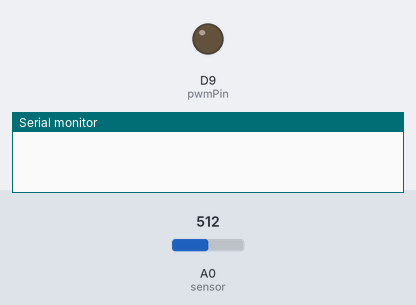
Recording of a sketch running on a simulated Arduino Zero (SAMD21). Shown: output pins drawn as LEDs (lit = HIGH), the last lines printed to the serial monitor. Inputs (shaded band) come from the test bench; at power-on: A0 (sensor) = 512 (analog values on the 0–1023 scale).

Above: at 0.23 s.
At 39.1 s:
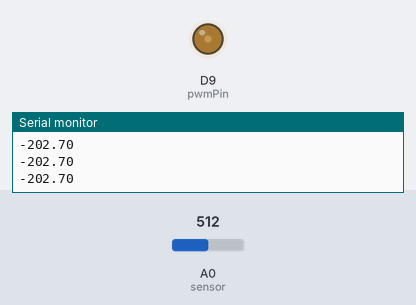
Timing chart, 0 to 40.0 s (numbered marks = the images above):
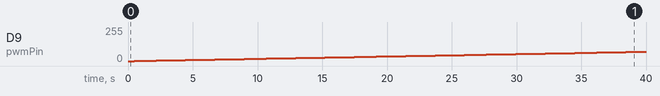

Measured:
- by itself, D9 (pwmPin): moves from 0/255 to 70/255 over 39.1 s

The sketch:

ACS712_TEST02.ino
```cpp
int pwmPin = 9;

void setup() {
  Serial.begin(9600); //Start Serial Monitor to display current read value on Serial monitor
  pinMode(pwmPin, OUTPUT);
  analogReadResolution(14);
}

int icnt=0;
void loop() {
unsigned int x=0;
float AcsValue=0.0,Samples=0.0,AvgAcs=0.0,AcsValueF=0.0;

  for (int x = 0; x < 150; x++){ //Get 150 samples
  AcsValue = analogRead(A0);     //Read current sensor values
  Samples = Samples + AcsValue;  //Add samples together
  delay (3); // let ADC settle before next sample 3ms
}
icnt=icnt+1;
if (icnt==256)icnt=0;
//if (icnt==0){icnt=200;}
analogWrite(pwmPin,icnt);
AvgAcs=Samples/150.0;//Taking Average of Samples

//((AvgAcs * (5.0 / 1024.0)) is converitng the read voltage in 0-5 volts
//2.5 is offset(I assumed that arduino is working on 5v so the viout at no current comes
//out to be 2.5 which is out offset. If your arduino is working on different voltage than
//you must change the offset according to the input voltage)
//0.185v(185mV) is rise in output voltage when 1A current flows at input
AcsValueF = (2.5 - (AvgAcs * (5.0 / 1024.0)) )/0.185;

Serial.println(AcsValueF);//Print the read current on Serial monitor
delay(100);
}
```
